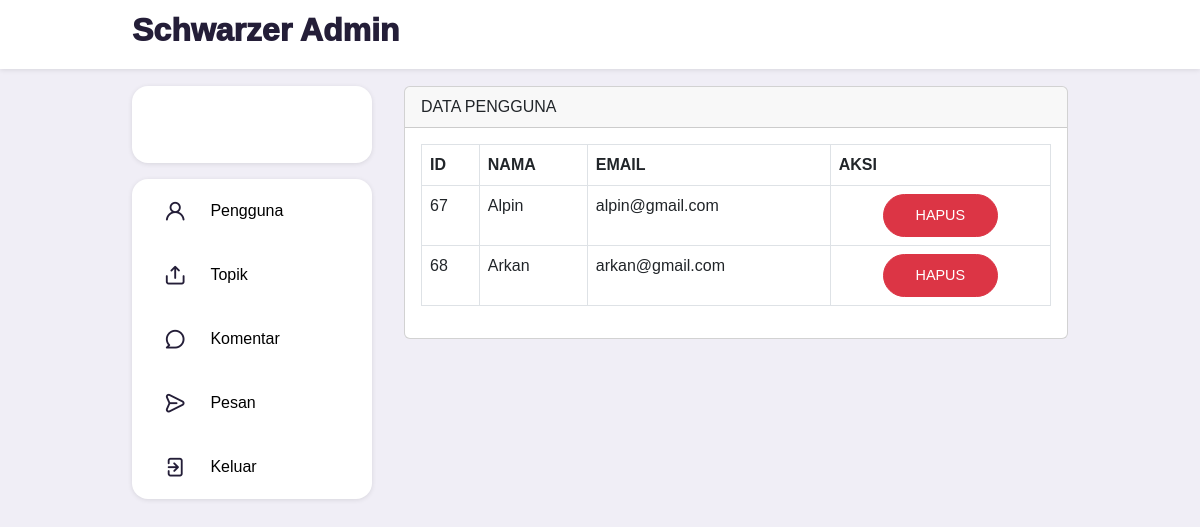
The page /admin/pengguna2.php on the database its author committed.
### tables this page shows
CREATE TABLE `users` (
  `id` int(11) NOT NULL,
  `nama` varchar(255) NOT NULL,
  `email` varchar(255) NOT NULL,
  `password` varchar(255) NOT NULL,
  `gambar` varchar(255) NOT NULL,
  `unique_id` varchar(255) NOT NULL
);

### admin/pengguna2.php (the view, shortened to what this page needs)
session_start();?><!DOCTYPE html>
<html lang="en">
<head>
  <link rel="stylesheet" href="https://unicons.iconscout.com/release/v4.0.8/css/line.css">
  <link href="https://cdn.jsdelivr.net/npm/bootstrap@5.3.0/dist/css/bootstrap.min.css" rel="stylesheet"
>
</head>
<body>
  <nav>
    <div class="container">
      <h2 style="font-weight:1000;" class="log ">
        Schwarzer Admin
      </h2>
    </div>
  </nav>
  <main>
    <div class="container">
      <div class="left">
        <a style="text-decoration:none;color:black;" class="profile">
        </a>
        <div class="sidebar">
        <a href="pengguna.php" class="menu-item ">
            <span><i class="uil uil-user"></i></span> <h3 style="margin-top:7px;">Pengguna</h3>
        </a>
        <a href="topik.php" class="menu-item">
            <span><i class="uil uil-upload"></i></span> <h3 style="margin-top:7px;">Topik</h3>
        </a>
        <a href="komentar.php" class="menu-item">
            <span><i class="uil uil-comment"></i></span> <h3 style="margin-top:7px;">Komentar</h3>
        </a>
        <a href="pesan.php" class="menu-item">
            <span><i class="uil uil-message"></i></span> <h3 style="margin-top:7px;">Pesan</h3>
        </a>
        <a href="logout.php" class="menu-item" id="notifikasi">
            <span><i class="uil uil-signout"><small class="notifikasi-count"></small></i></span> <h3 style="margin-top:7px;">Keluar</h3>
        </a>
    </div>
      </div>
      <div class="middle">
      <div class="card">
              <div class="card-header">
        DATA PENGGUNA</div>
<div class="card-body">
    <table class="table table-bordered" id="myTable">
        <thead>
            <tr><th scope="col">ID</th>
                <th scope="col">NAMA</th>
                <th scope="col">EMAIL</th>
                <th scope="col">AKSI</th>
            </tr>
        </thead>
        <tbody>
            <?php
            $koneksi = mysqli_connect("localhost","root","","pkl");
            $query = mysqli_query($koneksi, "SELECT * FROM users");
            while($row = mysqli_fetch_array($query)){
            ?>
        <tr>
                <td><?php echo $row['id'] ?></td>
                <td><?php echo $row['nama'] ?></td>
                <td><?php echo $row['email'] ?></td>
                <td class="text-center">
                    <a href="hapus-pengguna.php?id=<?php echo $row['id']?>" class="btn btn-sm btn-danger">HAPUS</a>
               </td>
            </tr>
            <?php
            }?>
            </tbody>
        </table>
        </div>
        </div>
      </div>
    </div>
  </main>
</body>
</html>

### admin/pengguna2.php (style rules this page uses)
:root { --color-white: hsl(252, 30%, 100%); --color-light: hsl(252, 30%, 95%); --color-gray: hsl(252, 15%, 65%); --color-primary: hsl(252, 75%, 60%); --color-secondary: hsl(252, 100%, 90%); --color-success: hsl(120, 95%, 65%); --color-danger: hsl(0, 95%, 65%); --color-dark: hsl(252, 30%, 17%); --color-black: hsl(252, 30%, 10%); --border-radius: 2rem; --card-border-radius: 1rem; --btn-padding: 0.6rem 2rem; --search-padding: 0.6rem 1rem; --card-padding: 1rem; --sticky-top-left: 5.4rem; --sticky-top-right: -18rem; }
*, *::before, *::after { margin: 0; padding: 0; outline: 0; box-sizing: border-box; text-decoration: none; list-style: none; border: none; font-family: "Poppins", sans-serif; }
body { text-decoration: none; color: var(--color-dark); background: var(--color-light); overflow-x: hidden; }
.container { width: 80%; margin: 0 auto; }
.btn { display: inline-block; padding: var(--btn-padding); font-weight: 500; border-radius: var(--border-radius); cursor: pointer; transition: all 300ms ease; font-size: 0.9rem; }
nav { width: 100%; background: var(--color-white); padding: 0.7rem 0; position: fixed; top: 0; z-index: 10; box-shadow: 0 1px 5px rgba(0,0,0,0.1); }
nav .container { display: flex; align-items: center; justify-content: space-between; }
main { position: relative; top: 5.4rem; }
main .container { display: grid; grid-template-columns: 20vw auto ; column-gap: 2rem; position: relative; }
main .container .left { height: max-content; position: sticky; top: var(--sticky-top-left); }
main .container .left .profile { padding: var(--card-padding); background: var(--color-white); border-radius: var(--card-border-radius); display: flex; align-items: center; column-gap: 1rem; width: 100%; box-shadow: 0 1px 5px rgba(0,0,0,0.1); }
.left .sidebar { margin-top: 1rem; background: var(--color-white); border-radius: var(--card-border-radius); box-shadow: 0 1px 5px rgba(0,0,0,0.1); }
.left .sidebar .menu-item { display: flex; align-items: center; height: 4rem; cursor: pointer; transition: all 300ms ease; position: relative; text-decoration:none; color: black; }
.left .sidebar i { font-size: 1.4rem; color: var(--color-dark); margin-left: 2rem; position: relative; }
.left .sidebar h3 { margin-left: 1.5rem; font-size: 1rem; }

### rows shown on the page
users: id "67", nama "Alpin", email "alpin@gmail.com"
users: id "68", nama "Arkan", email "arkan@gmail.com"
